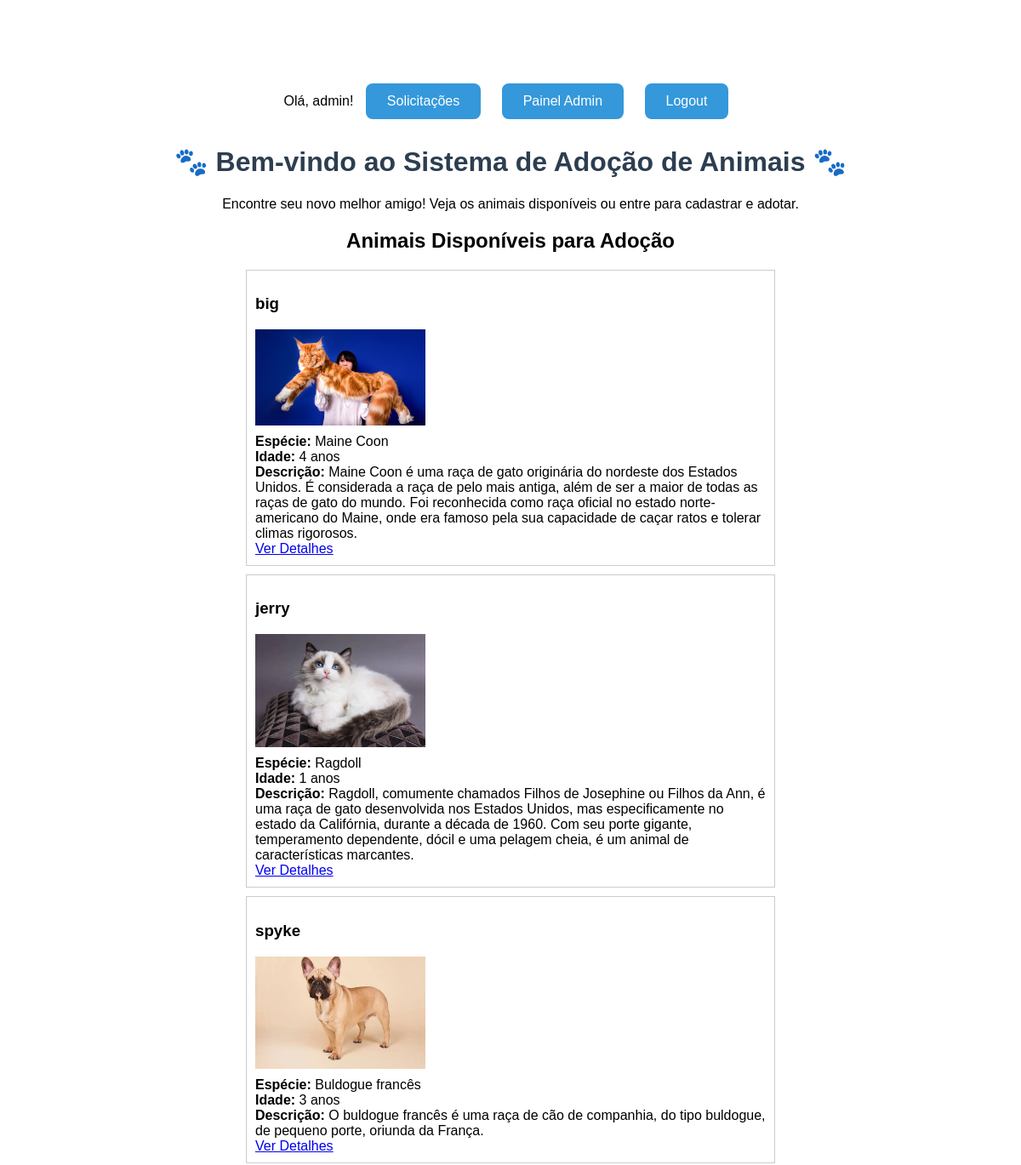
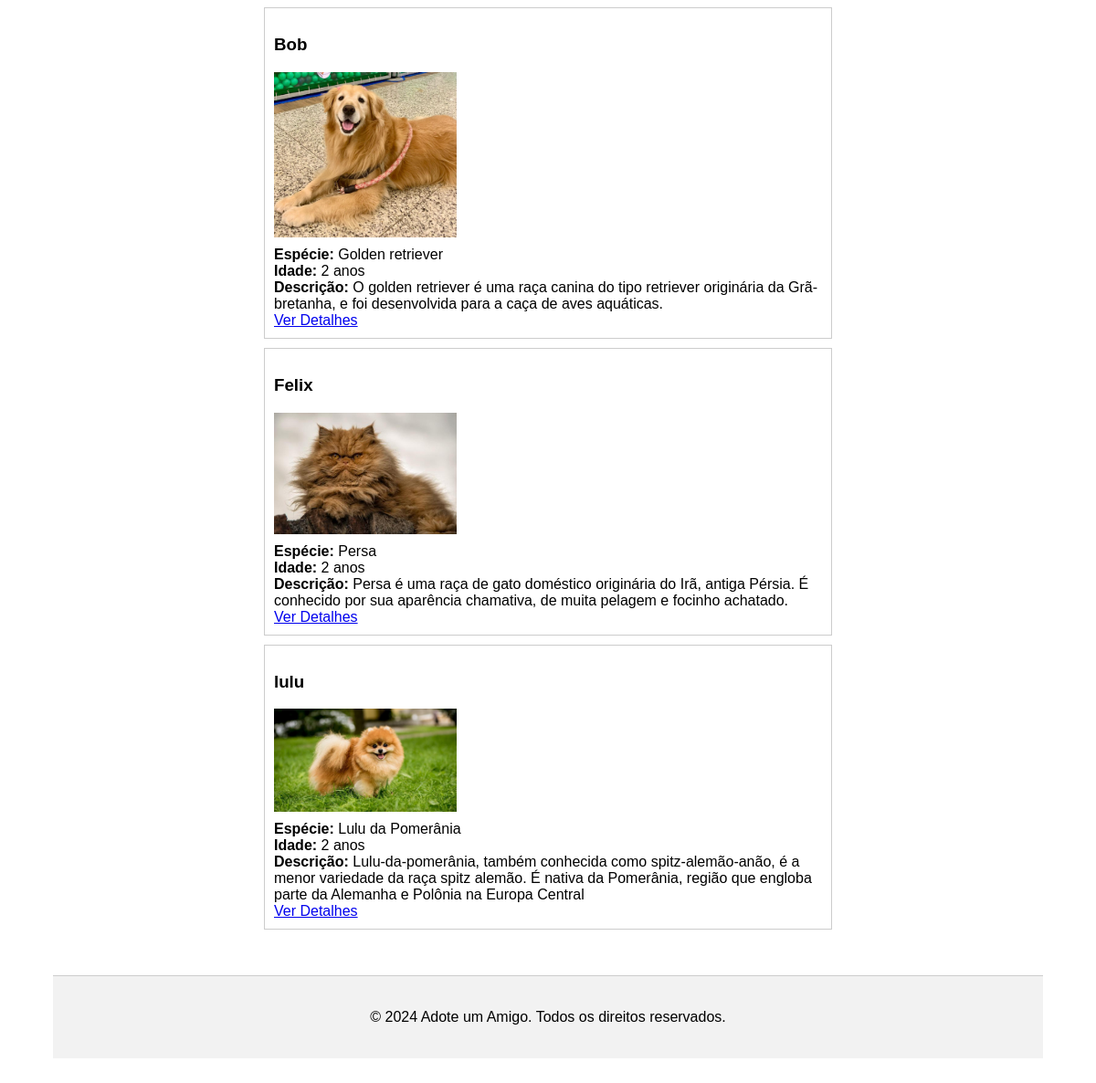
The page /sistema-adocao/index.php (signed in) on the database its author committed (2 pictures, top to bottom).
### tables this page shows
CREATE TABLE `animais` (
  `id` int(11) NOT NULL,
  `nome` varchar(100) DEFAULT NULL,
  `especie` varchar(50) DEFAULT NULL,
  `idade` int(11) DEFAULT NULL,
  `descricao` text DEFAULT NULL,
  `foto` varchar(255) DEFAULT NULL
);

### sistema-adocao/index.php (the view, shortened to what this page needs)
<?php
require_once 'Config/banco.php';
?>
<!DOCTYPE html>
<html lang="pt-br">
<head>
</head>
<header>
    <?php include 'Views/navigation.php'; ?>
</header>
<body>
    <h1>🐾 Bem-vindo ao Sistema de Adoção de Animais 🐾</h1>
    <p>Encontre seu novo melhor amigo! Veja os animais disponíveis ou entre para cadastrar e adotar.</p>
    <h2>Animais Disponíveis para Adoção</h2>
    <?php
    $q = "SELECT * FROM animais ORDER BY id DESC";
    $resultado = $banco->query($q);
    if ($resultado && $resultado->num_rows > 0) {
        while ($animal = $resultado->fetch_assoc()) {
            echo "<div class='animal-card'>";
            echo "<h3>" . htmlspecialchars($animal['nome']) . "</h3>";
            if (!empty($animal['foto'])) {
                echo "<img src='uploads/animais/" . htmlspecialchars($animal['foto']) . "' alt='Foto do animal'>";
            }
            echo "<strong>Espécie:</strong> " . htmlspecialchars($animal['especie']) . "<br>";
            echo "<strong>Idade:</strong> " . htmlspecialchars($animal['idade']) . " anos<br>";
            echo "<strong>Descrição:</strong> " . htmlspecialchars($animal['descricao']) . "<br>";
            echo "<a href='Views/animais/detalhes.php?id=" . htmlspecialchars($animal['id']) . "'>Ver Detalhes</a>";
            echo "</div>";
        }
    } else {
        echo "<p>Nenhum animal disponível no momento.</p>";
    }
    ?>
    <?php include 'Views/footer.php'; ?>
</body>
</html>

### sistema-adocao/index.php (style rules this page uses)
body { font-family: Arial, sans-serif; text-align: center; padding: 50px; }
h1 { color: #2c3e50; }
.animal-card { border: 1px solid #ccc; padding: 10px; margin-bottom: 10px; text-align: left; max-width: 600px; margin-left: auto; margin-right: auto; }
.animal-card img { max-width: 200px; display: block; margin-bottom: 10px; }

### rows shown on the page
animais: nome "big", foto (picture), especie "Maine Coon", idade "4", descricao "Maine Coon é uma raça de gato originária do nordeste dos Estados Unidos. É considerada a raça de pelo mais antiga, além de ser a maior de todas as raças de gato do mundo. Foi reconhecida como raça oficial no estado norte-americano do Maine, onde era famoso pela sua capacidade de caçar ratos e tolerar climas rigorosos."
animais: nome "jerry", foto (picture), especie "Ragdoll", idade "1", descricao "Ragdoll, comumente chamados Filhos de Josephine ou Filhos da Ann, é uma raça de gato desenvolvida nos Estados Unidos, mas especificamente no estado da Califórnia, durante a década de 1960. Com seu porte gigante, temperamento dependente, dócil e uma pelagem cheia, é um animal de características marcantes."
animais: nome "spyke", foto (picture), especie "Buldogue francês", idade "3", descricao "O buldogue francês é uma raça de cão de companhia, do tipo buldogue, de pequeno porte, oriunda da França."
animais: nome "Bob", foto (picture), especie "Golden retriever", idade "2", descricao "O golden retriever é uma raça canina do tipo retriever originária da Grã-bretanha, e foi desenvolvida para a caça de aves aquáticas."
animais: nome "Felix", foto (picture), especie "Persa", idade "2", descricao "Persa é uma raça de gato doméstico originária do Irã, antiga Pérsia. É conhecido por sua aparência chamativa, de muita pelagem e focinho achatado."
animais: nome "lulu", foto (picture), especie "Lulu da Pomerânia", idade "2", descricao "Lulu-da-pomerânia, também conhecida como spitz-alemão-anão, é a menor variedade da raça spitz alemão. É nativa da Pomerânia, região que engloba parte da Alemanha e Polônia na Europa Central"

### other values the page prints
$_SESSION['usuario'] "admin"
